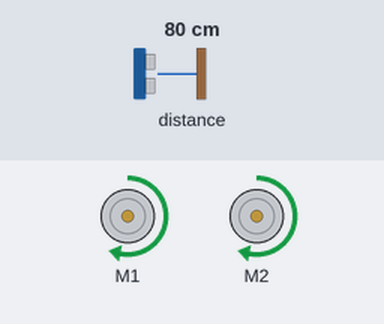
This program was run on a simulated BBC micro:bit (MakeCode). Parts: 2 × DC motor (green arrow = forward, orange = backward, longer = faster). Inputs (shaded band) come from the test bench; at power-on: distance to the obstacle 80 cm.

Above: at 1.2 s.
1.3 s: distance to the obstacle set to 11 cm
2.8 s: distance to the obstacle set to 8 cm
At 3.09 s:
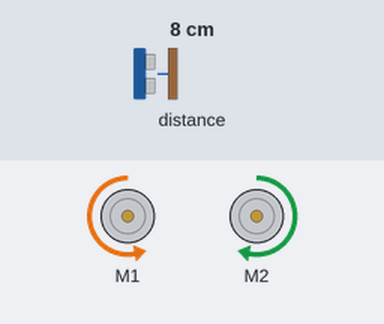
At 3.95 s:
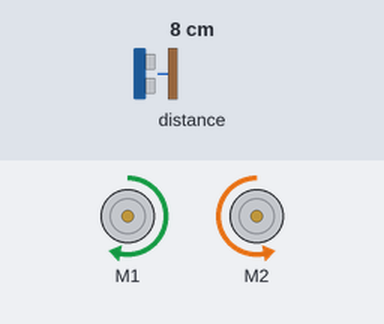
Timing chart, 0 to 11.8 s (numbered marks = the images above; inputs shaded):
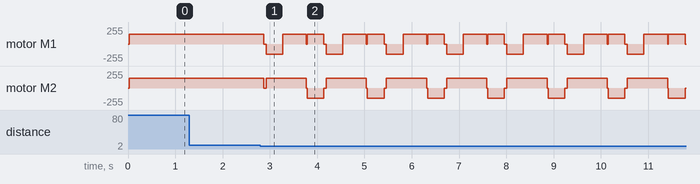

The program:

main.ts
```typescript
basic.forever(function () {
    if (maqueen.Ultrasonic(PingUnit.Centimeters) < 10) {
        maqueen.motorStop(maqueen.Motors.All)
        basic.pause(50)
        maqueen.motorRun(maqueen.Motors.M2, maqueen.Dir.CW, 150)
        maqueen.motorRun(maqueen.Motors.M1, maqueen.Dir.CCW, 150)
        basic.pause(350)
        maqueen.motorRun(maqueen.Motors.All, maqueen.Dir.CW, 150)
        basic.pause(500)
        maqueen.motorStop(maqueen.Motors.All)
        maqueen.motorRun(maqueen.Motors.M1, maqueen.Dir.CW, 150)
        maqueen.motorRun(maqueen.Motors.M2, maqueen.Dir.CCW, 150)
        basic.pause(350)
    } else {
        maqueen.motorRun(maqueen.Motors.All, maqueen.Dir.CW, 150)
        basic.pause(50)
    }
})
```

test.ts
```typescript
// aquí va el archivo "tests"; esto no se compilará cuando este paquete se utilice como una extensión.
```

Measured:
- the behaviour switches between 10 and 9 cm on distance to the obstacle (found by bisection; images 0 and 1)
- after the input at 1.3 s, every drawn part: stays the same
